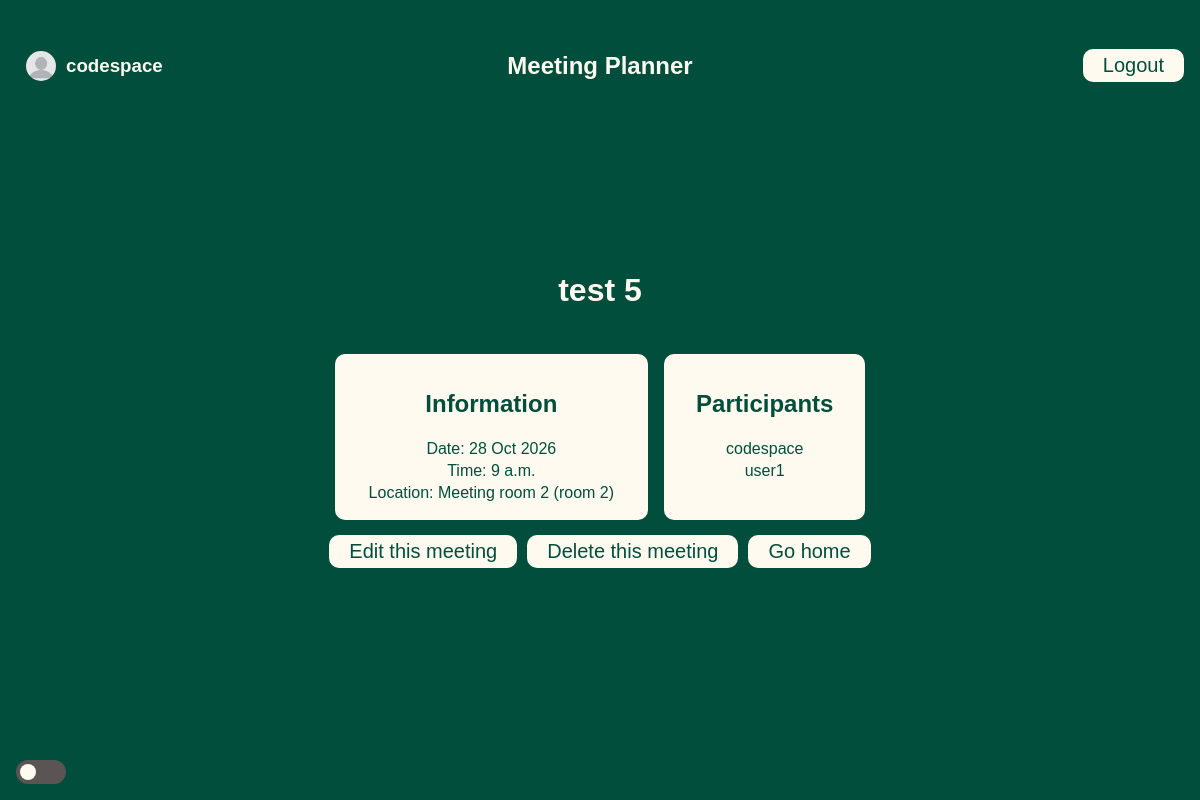
/meetings/28 (signed in), run on the app's committed database.
### meetings/models.py (models this page shows, shortened)
class Meeting(models.Model):
    title = models.CharField(max_length=200)
    date = models.DateField()
    start_time = models.TimeField(default=time(9))
    duration = models.IntegerField(default=1)
    room = models.ForeignKey(Room, on_delete=models.CASCADE)
    participants = models.ManyToManyField(
        get_user_model()
    )  # incase db changes we call m2m insted

class Room(models.Model):
    name = models.CharField(max_length=50)
    floor = models.IntegerField()
    room_number = models.IntegerField()
    def __str__(self):
        return f"{self.name} (room  {self.room_number})"

### meetings/views.py (the view)
# urls.py: path("<int:id>", views.detail, name="detail"),
@login_required
def detail(request, id):
    meeting = get_object_or_404(
        Meeting, pk=id
    )  # returns 404 if not found for or given class with id
    return render(request, "meetings/detail.html", {"meeting": meeting})

### templates/meetings/detail.html (shortened to what this page needs)
{% extends "base.html" %}
{% block content%}
<h1>{{meeting.title}}</h1>
<div class="card">
    <div class="item meeting-info">
        <h2>Information</h2>
        <p>Date: {{meeting.date}}</p>
        <p>Time: {{meeting.start_time}} </p>
        <p>Location: {{meeting.room}}</p>
    </div>
    <div class="item meeting-participants">
        <h2>Participants</h2>
        {% for participant in meeting.participants.all%}
            <p>{{ participant.username }}</p>
        {%endfor%}
    </div>
</div>
<div>
    <p class="actions">
        <a href="{%url 'edit' meeting.id%}">Edit this meeting</a><br>
        <a href="{%url 'delete' meeting.id%}">Delete this meeting</a><br>
        <a href="{% url 'welcome' %}">Go home</a>
    </p>
</div>
{%endblock%}

### templates/base.html (shortened to what this page needs)
{% load static %}
<!DOCTYPE html>
<html lang="en">
<head>
    <link rel="stylesheet" href="{% static 'website/style.css' %}">
</head>
<body>
    {% if user.is_authenticated %}
    <nav class="header">
        <div class="name">
            <img src="{% static 'website/profile.jpg' %}" id="profile" alt="Profile icon">
            <h3>{{user.get_username}}</h3>
        </div>
        <h1> Meeting Planner</h1>
        <form method="post" action="{%url 'logout'%}">
            <button type="submit">Logout</button>
        </form>
    </nav>
    {%endif%}
    <div class="content">
        {% block content %}
        {% endblock%}
    </div>
    <div id="footer">
        <h1></h1>
    </div>
    <div id="mode">
        <label class="switch" for="darklight">
            <span class="slider round"></span>
        </label>
    </div>
</body>
</html>

### website/static/website/style.css (style rules this page uses)
:root { --main: #014e3c; --button: #cfe0d0; --light: #fffaf0; --dark: #206c5e; }
body { font-family:'Franklin Gothic Medium', 'Arial Narrow', Arial, sans-serif; color: var(--light); background-color: var(--main); margin: 0; display:flex; flex-direction: column; min-height: 100dvh; }
button { background-color: var(--light); border: none; color: var(--main); border-radius: 10px; padding: 5px 20px; font-size: 20px; }
h1 { padding: 1rem; }
a { text-decoration: none; font-weight: bold; color: var(--main); }
p { margin: 0; padding: 2px; }
.actions { display: flex; flex-direction: row; }
.actions a { margin: 5px; background-color: var(--light); color: var(--main); border-radius: 10px; padding: 5px 20px; font-size: 20px; font-weight: normal; }
.card { display: flex; flex-direction: row; color: var(--main); gap: 1rem; padding :0.5rem; }
.item { padding: 1rem 2rem; background-color: var(--light); color: var(--main); border-radius: 10px; display:flex; flex-direction: column; align-items: center; }
#mode { padding: 1rem; bottom: 0; align-items: center; position: fixed; }
#footer { padding:1rem; }
.switch { position: relative; display: inline-block; width: 50px; height: 24px; }
.slider { position: absolute; cursor: pointer; top: 0; left: 0; right: 0; bottom: 0; background-color: rgb(91, 84, 84); -webkit-transition: .4s; transition: .4s; }
.slider:before { position: absolute; content: ""; height: 16px; width: 16px; left: 4px; bottom: 4px; background-color: var(--light); -webkit-transition: .4s; transition: .4s; }
.slider.round { border-radius: 34px; }
.slider.round:before { border-radius: 50%; }
.header { display: grid; grid-template-columns: 1fr 1fr 1fr; padding: 1rem 1rem 0 1rem; align-items: center; }
.header > :first-child { justify-self: start; }
.header > :nth-child(2) { justify-self: center; }
.header > :last-child { justify-self: end; }
.name { display: flex; flex-direction: row; align-items: center; }
#profile { height: 30px; width: 30px; padding: 10px; border-radius: 100%; }
.content { display: flex; flex-direction: column; align-items: center; justify-content: center; height: 100%; flex-grow: 1; }

### data on the page
Meeting: title "test 5", date "28 Oct 2026", start_time "9 a.m.", room "Meeting room 2 (room 2)"

### other printed values
{{ user.get_username }} "codespace"
{{ participant.username }} "codespace"
{{ participant.username }} "user1"
